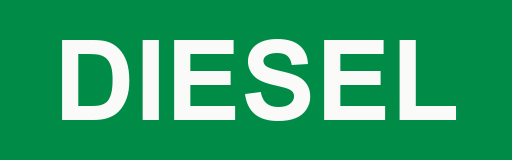
#> input picture msfs2xp-aircraft/tools/gse/decals/diesel.png, 512 x 160 px
$ python compare.py decals/chevrons.png decals/diesel.png decals/diesel.png decals/diesel.png
#> lines starting #> are read from the running program, lines starting #| are printed output that depends on the picture
import sys

import numpy as np
from PIL import Image


def overlay(render_path, drawing_path, out_path, threshold=150):
    r = Image.open(render_path).convert('RGB')
    d = Image.open(drawing_path).convert('L').resize(r.size, Image.LANCZOS)
    rgb = np.asarray(r).astype(np.float32) * 0.75 + 40
    lines = np.asarray(d) < threshold
    rgb[lines] = (230, 20, 20)
    Image.fromarray(np.clip(rgb, 0, 255).astype(np.uint8)).save(out_path)


def side_by_side(paths, out_path, height=600):
#> called with out_path = 'decals/diesel.png', height = 600
    ims = [Image.open(p).convert('RGB') for p in paths]
#> ims = 2 items
    ims = [im.resize((int(im.width * height / im.height), height), Image.LANCZOS) for im in ims]
    sheet = Image.new('RGB', (sum(im.width for im in ims) + 8 * (len(ims) - 1), height), 'white')
#> sheet: PIL image 3848x600 RGB; every value is 255
    x = 0
    for im in ims:
        sheet.paste(im, (x, 0))
        x += im.width + 8
#> this loop made 2 passes
#> x on passes 1 to 2: 1928, 3856
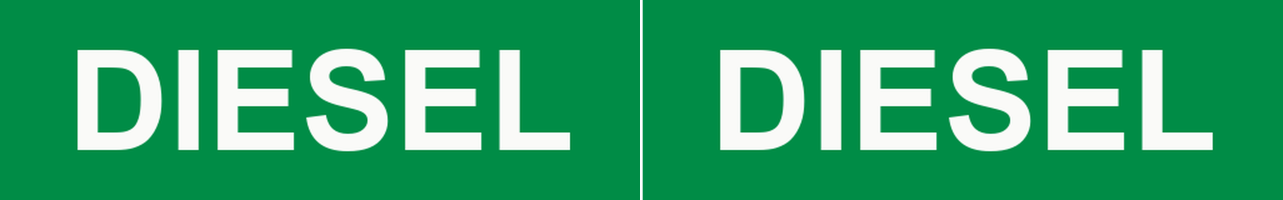
#> sheet: PIL image 3848x600 RGB (shown at 1/3 size); mean R, G, B 48.2, 161.1, 104.1
#> after the loop, x = 3856
    sheet.save(out_path)


if __name__ == '__main__':
    if sys.argv[1] == 'overlay':
        overlay(sys.argv[2], sys.argv[3], sys.argv[4])
    else:
        side_by_side(sys.argv[3:], sys.argv[2])
